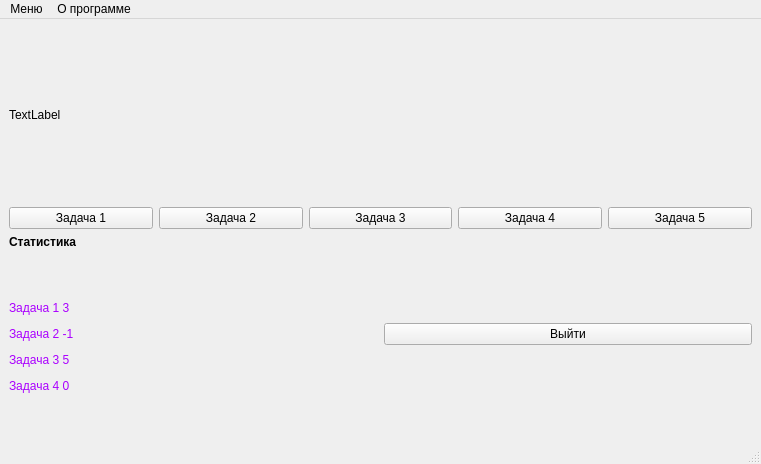
<?xml version="1.0" encoding="UTF-8"?>
<ui version="4.0">
 <class>MainWindow</class>
 <widget class="QMainWindow" name="MainWindow">
  <property name="geometry">
   <rect>
    <x>0</x>
    <y>0</y>
    <width>761</width>
    <height>464</height>
   </rect>
  </property>
  <property name="windowTitle">
   <string>MainWindow</string>
  </property>
  <widget class="QWidget" name="centralwidget">
   <layout class="QGridLayout" name="gridLayout">
    <item row="0" column="0">
     <layout class="QVBoxLayout" name="verticalLayout">
      <item>
       <widget class="QLabel" name="NameLabel">
        <property name="text">
         <string>TextLabel</string>
        </property>
       </widget>
      </item>
      <item>
       <layout class="QHBoxLayout" name="horizontalLayout_2">
        <item>
         <widget class="QPushButton" name="task1">
          <property name="text">
           <string>Задача 1</string>
          </property>
         </widget>
        </item>
        <item>
         <widget class="QPushButton" name="task2">
          <property name="text">
           <string>Задача 2</string>
          </property>
         </widget>
        </item>
        <item>
         <widget class="QPushButton" name="task3">
          <property name="text">
           <string>Задача 3</string>
          </property>
         </widget>
        </item>
        <item>
         <widget class="QPushButton" name="task4">
          <property name="text">
           <string>Задача 4</string>
          </property>
         </widget>
        </item>
        <item>
         <widget class="QPushButton" name="task5">
          <property name="text">
           <string>Задача 5</string>
          </property>
         </widget>
        </item>
       </layout>
      </item>
      <item>
       <layout class="QHBoxLayout" name="horizontalLayout">
        <item>
         <widget class="QLabel" name="stat_label">
          <property name="text">
           <string>&lt;html&gt;&lt;head/&gt;&lt;body&gt;&lt;p&gt;&lt;span style=&quot; font-weight:700;&quot;&gt;Статистика&lt;/span&gt;&lt;/p&gt;&lt;p&gt;&lt;br/&gt;&lt;/p&gt;&lt;p&gt;&lt;span style=&quot; color:#aa00ff;&quot;&gt;Задача 1     3&lt;/span&gt;&lt;/p&gt;&lt;p&gt;&lt;span style=&quot; color:#aa00ff;&quot;&gt;Задача 2    -1&lt;/span&gt;&lt;/p&gt;&lt;p&gt;&lt;span style=&quot; color:#aa00ff;&quot;&gt;Задача 3     5&lt;/span&gt;&lt;/p&gt;&lt;p&gt;&lt;span style=&quot; color:#aa00ff;&quot;&gt;Задача 4     0&lt;/span&gt;&lt;/p&gt;&lt;p align=&quot;justify&quot;&gt;&lt;br/&gt;&lt;/p&gt;&lt;/body&gt;&lt;/html&gt;</string>
          </property>
         </widget>
        </item>
        <item>
         <widget class="QPushButton" name="pushButton_3">
          <property name="text">
           <string>Выйти</string>
          </property>
         </widget>
        </item>
       </layout>
      </item>
     </layout>
    </item>
   </layout>
  </widget>
  <widget class="QMenuBar" name="menubar">
   <property name="geometry">
    <rect>
     <x>0</x>
     <y>0</y>
     <width>761</width>
     <height>26</height>
    </rect>
   </property>
   <widget class="QMenu" name="menu">
    <property name="title">
     <string>Меню</string>
    </property>
    <addaction name="action_1"/>
    <addaction name="action_2"/>
    <addaction name="action_3"/>
    <addaction name="action_4"/>
    <addaction name="action_5"/>
    <addaction name="separator"/>
    <addaction name="action_6"/>
   </widget>
   <widget class="QMenu" name="menu_2">
    <property name="title">
     <string>О программе</string>
    </property>
   </widget>
   <addaction name="menu"/>
   <addaction name="menu_2"/>
  </widget>
  <widget class="QStatusBar" name="statusbar"/>
  <action name="action_1">
   <property name="text">
    <string>Задача 1</string>
   </property>
  </action>
  <action name="action_2">
   <property name="text">
    <string>Задача 2</string>
   </property>
  </action>
  <action name="action_3">
   <property name="text">
    <string>Задача 3</string>
   </property>
  </action>
  <action name="action_4">
   <property name="text">
    <string>Задача 4</string>
   </property>
  </action>
  <action name="action_5">
   <property name="text">
    <string>Задача 5</string>
   </property>
  </action>
  <action name="action_6">
   <property name="text">
    <string>Выход</string>
   </property>
  </action>
 </widget>
 <resources/>
 <connections>
  <connection>
   <sender>pushButton_3</sender>
   <signal>clicked()</signal>
   <receiver>MainWindow</receiver>
   <slot>close()</slot>
   <hints>
    <hint type="sourcelabel">
     <x>571</x>
     <y>308</y>
    </hint>
    <hint type="destinationlabel">
     <x>380</x>
     <y>231</y>
    </hint>
   </hints>
  </connection>
 </connections>
</ui>
